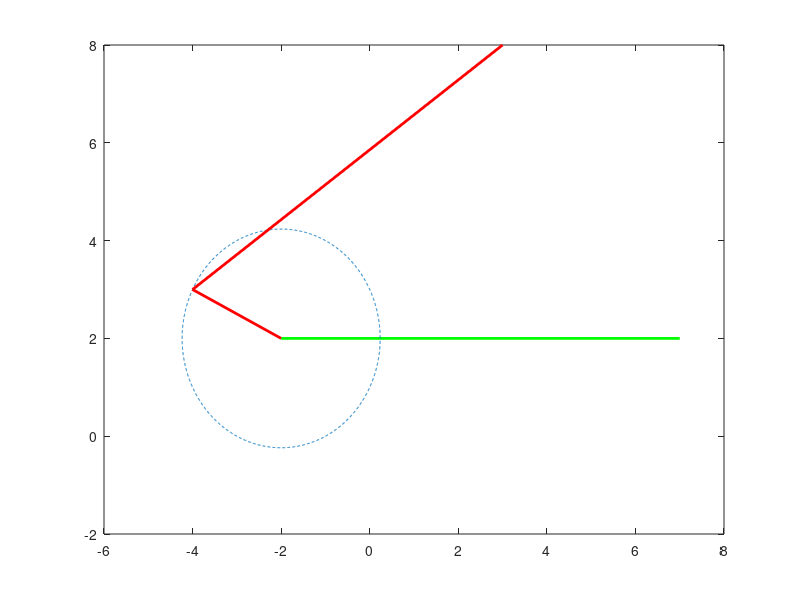

MATLAB code for this plot: (Note: this script raises an error after producing the figure.)
 %%%%%%%%% Path Generation Three Precision Point Problem without Prescribed Timing %%%%%%%%%%
% Fixed line A0B0
a0x=-2;%a0x=input('Enter x coordinate of A0 point=');
a0y=2;%a0y=input('Enter y coordinate of A0 point=');
b0x=7;%b0x=input('Enter x coordinate of B0 point=');
b0y=2;%b0y=input('Enter y coordinate of B0 point=');

% Different Position
p1x=3;%p1x=input('Enter x coordinate of P1 point=');
p1y=8;%p1y=input('Enter y coordinate of P1 point=');

p2x=4;%p2x=input('Enter x coordinate of P2 point=');
p2y=8.5;%p2y=input('Enter y coordinate of P2 point=');

p3x=5;%p3x=input('Enter x coordinate of P3 point=');
p3y=8.2;%p3y=input('Enter y coordinate of P3 point=');

a1x=-4;%p3x=input('Enter x coordinate of A1 point=');
a1y=3;%p3y=input('Enter y coordinate of A1 point=');

% Connect different links
A0B0x=[a0x,b0x];
A0B0y=[a0y,b0y];

% Mechanism Ploting
plot(A0B0x,A0B0y,'green','LineWidth',2);
hold on

% Crank and Crank circle Plotting
A0A1x=[a0x,a1x];
A0A1y=[a0y,a1y];
CrankLength=((a0x-a1x)^2+(a0y-a1y)^2)^0.5;
alpha=0:pi/1000:2*pi;
a0xc=CrankLength*cos(alpha)+a0x;
a0yc=CrankLength*sin(alpha)+a0y;
plot(a0xc,a0yc,'--');
hold on

% Connecting A1P1
APLength=((a1x-p1x)^2+(a1y-p1y)^2)^0.5;
plot(A0A1x,A0A1y,'r','LineWidth',2);
hold on
A1P1x=[a1x,p1x];
A1P1y=[a1y,p1y];
plot(A1P1x,A1P1y,'r','LineWidth',2);
hold on

% Connecting A2P2
C1=[p2x,p2y];
C2=[a0x,a0y];
R1=APLength;
R2=CrankLength;
F=@(x) ([(x(1)-C1(1))^2+(x(2)-C1(2))^2-R1^2; ...
         (x(1)-C2(1))^2+(x(2)-C2(2))^2-R2^2]);
opt=optimoptions(@fsolve);
opt.Algorithm='levenberg-marquardt';
opt.Display='off';
x=fsolve(F,[C1(1),C1(1)+R1],opt);
fprintf('First intersection point for A2P2 line: (%f,%f)\n',x(1),x(2));
a2x=x(1);
a2y=x(2);
plot(a2x,a2y,'r*','MarkerSize',3);
x=fsolve(F,[C1(1),C1(1)-R1],opt);
fprintf('Second intersection point for A2P2 line: (%f,%f)\n',x(1),x(2));
plot(x(1),x(2),'r*','MarkerSize',3);
hold on

A0A2x=[a0x,a2x];
A0A2y=[a0y,a2y];
plot(A0A2x,A0A2y,'y','LineWidth',2);
hold on
A2P2x=[a2x,p2x];
A2P2y=[a2y,p2y];
plot(A2P2x,A2P2y,'y','LineWidth',2);
hold on

% Connecting A3P3
C1=[p3x,p3y];
C2=[a0x,a0y];
R1=APLength;
R2=CrankLength;
F=@(x) ([(x(1)-C1(1))^2+(x(2)-C1(2))^2-R1^2; ...
         (x(1)-C2(1))^2+(x(2)-C2(2))^2-R2^2]);
opt=optimoptions(@fsolve);
opt.Algorithm='levenberg-marquardt';
opt.Display='off';
x=fsolve(F,[C1(1),C1(1)+R1],opt);
fprintf('First intersection point for A3P3 line: (%f,%f)\n',x(1),x(2));
a3x=x(1);
a3y=x(2);
plot(a3x,a3y,'r*','MarkerSize',3);
hold on
x=fsolve(F,[C1(1),C1(1)-R1],opt);
fprintf('Second intersection point for A3P3 line: (%f,%f)\n',x(1),x(2));
plot(x(1),x(2),'r*','MarkerSize',3);
hold on

A0A3x=[a0x,a3x];
A0A3y=[a0y,a3y];
plot(A0A3x,A0A3y,'m','LineWidth',2);
hold on
A3P3x=[a3x,p3x];
A3P3y=[a3y,p3y];
plot(A3P3x,A3P3y,'m','LineWidth',2);
hold on

% For finding B02 point by intersection method
P2B0Length=((p2x-b0x)^2+(p2y-b0y)^2)^0.5;   % P2A2B0 similar triangle with P1A1B02
A2B0Length=((a2x-b0x)^2+(a2y-b0y)^2)^0.5;
R1=P2B0Length;
R2=A2B0Length;
C1=[p1x,p1y];
C2=[a1x,a1y];
F=@(x) ([(x(1)-C1(1))^2+(x(2)-C1(2))^2-R1^2; ...
         (x(1)-C2(1))^2+(x(2)-C2(2))^2-R2^2]);
opt=optimoptions(@fsolve);
opt.Algorithm='levenberg-marquardt';
opt.Display='off';
x=fsolve(F,[C1(1),C1(1)+R1],opt);
fprintf('First intersection point for B02 point: (%f,%f)\n',x(1),x(2));
x=fsolve(F,[C1(1),C1(1)-R1],opt);
fprintf('Second intersection point for B02 line: (%f,%f)\n',x(1),x(2));
b02x=x(1);
b02y=x(2);
disp(b02x);
plot(b02x,b02y,'r*','MarkerSize',3);
hold on

% Finding B03 pint by intersection method
P3B0Length=((p3x-b0x)^2+(p3y-b0y)^2)^0.5;
A3B0Length=((a3x-b0x)^2+(a3y-b0y)^2)^0.5;
R1=P3B0Length;
R2=A3B0Length;
C1=[p1x,p1y];
C2=[a1x,a1y];
F=@(x) ([(x(1)-C1(1))^2+(x(2)-C1(2))^2-R1^2; ...
         (x(1)-C2(1))^2+(x(2)-C2(2))^2-R2^2]);
opt=optimoptions(@fsolve);
opt.Algorithm='levenberg-marquardt';
opt.Display='off';
x=fsolve(F,[C1(1),C1(1)+R1],opt);
fprintf('First intersection point for B03 point: (%f,%f)\n',x(1),x(2));
x=fsolve(F,[C1(1),C1(1)-R1],opt);
fprintf('Second intersection point for B03 line: (%f,%f)\n',x(1),x(2));
b03x=x(1);
b03y=x(2);
disp(b03x);
plot(b03x,b03y,'r*','MarkerSize',3);
hold on

% Connecting B0B02 and B02B03 line 
B0B02x=[b0x,b02x];
B0B02y=[b0y,b02y];
plot(B0B02x,B0B02y,'--');
hold on
B02B03x=[b02x,b03x];
B02B03y=[b02y,b03y];
plot(B02B03x,B02B03y,'--');
hold on

% Lets find the B1 point by using perpendicular bisector method
b0b02xCenter=(b0x+b02x)/2;
b0b02yCenter=(b0y+b02y)/2;
plot(b0b02xCenter,b0b02yCenter, 'r*', 'MarkerSize', 3);
hold on

b02b03xCenter=(b02x+b03x)/2;
b02b03yCenter=(b02y+b03y)/2;
plot(b02b03xCenter,b02b03yCenter, 'r*', 'MarkerSize', 3);
hold on

mb0b02=(b0y-b02y)/(b0x-b02x);
disp(mb0b02);
mb0b02_ortho=-(1/mb0b02);
disp(mb0b02_ortho);
x=-8:0.1:15;
y_ortho3=mb0b02_ortho*(x-b0b02xCenter)+b0b02yCenter;
plot(x,y_ortho3);
hold on

mb02b03=(b02y-b03y)/(b02x-b03x);
disp(mb02b03);
mb02b03_ortho=-(1/mb02b03);
disp(mb02b03_ortho);
x=-8:0.1:15;
y_ortho4=mb02b03_ortho*(x-b02b03xCenter)+b02b03yCenter;
plot(x,y_ortho4);
hold on

eqns_function=@(var)[var(1)-(mb0b02_ortho)*(var(2)-b0b02xCenter)-b0b02yCenter;
                     var(1)-(mb02b03_ortho)*(var(2)-b02b03xCenter)-b02b03yCenter];
initials=[0;0];
solns=fsolve(eqns_function,initials,...
             optimoptions('fsolve','Display','off'))       
b1y=solns(1);
b1x=solns(2);
plot(b1x,b1y,'r*','MarkerSize',3);
hold on

% Connecting Follower Link
B0B1x=[b0x,b1x];
B0B1y=[b0y,b1y];
plot(B0B1x,B0B1y,'r','LineWidth',2);
hold on
A1B1x=[a1x,b1x];
A1B1y=[a1y,b1y];
plot(A1B1x,A1B1y,'r','LineWidth',2);
hold on
P1B1x=[p1x,b1x];
P1B1y=[p1y,b1y];
plot(P1B1x,P1B1y,'r','LineWidth',2);
hold on

FollowerLength=((b0x-b1x)^2+(b0y-b1y)^2)^0.5;
% Circle for follower link
alpha=0:pi/1000:2*pi;
b0xc=FollowerLength*cos(alpha)+b0x;
b0yc=FollowerLength*sin(alpha)+b0y;
plot(b0xc,b0yc,'--');
hold on

% Length of P1B1
P1B1Length=((p1x-b1x)^2+(p1y-b1y)^2)^0.5;

% Connecting P2B2
C1=[p2x,p2y];
C2=[b0x,b0y];
R1=P1B1Length;
R2=FollowerLength;
F=@(x) ([(x(1)-C1(1))^2+(x(2)-C1(2))^2-R1^2; ...
         (x(1)-C2(1))^2+(x(2)-C2(2))^2-R2^2]);
opt=optimoptions(@fsolve);
opt.Algorithm='levenberg-marquardt';
opt.Display='off';
x=fsolve(F,[C1(1),C1(1)+R1],opt);
fprintf('First intersection point for P2B2 line: (%f,%f)\n',x(1),x(2));
b2x=x(1);
b2y=x(2);
plot(b2x,b2y,'r*','MarkerSize',3);
hold on
x=fsolve(F,[C1(1),C1(1)-R1],opt);
fprintf('Second intersection point for P2B2 line: (%f,%f)\n',x(1),x(2));
plot(x(1),x(2),'r*','MarkerSize',3);
hold on

B0B2x=[b0x,b2x];
B0B2y=[b0y,b2y];
plot(B0B2x,B0B2y,'y','LineWidth',2);
hold on
A2B2x=[a2x,b2x];
A2B2y=[a2y,b2y];
plot(A2B2x,A2B2y,'y','LineWidth',2);
hold on
P2B2x=[p2x,b2x];
P2B2y=[p2y,b2y];
plot(P2B2x,P2B2y,'y','LineWidth',2);
hold on

% Connecting P3B3
C1=[p3x,p3y];
C2=[b0x,b0y];
R1=P1B1Length;
R2=FollowerLength;
F=@(x) ([(x(1)-C1(1))^2+(x(2)-C1(2))^2-R1^2; ...
         (x(1)-C2(1))^2+(x(2)-C2(2))^2-R2^2]);
opt=optimoptions(@fsolve);
opt.Algorithm='levenberg-marquardt';
opt.Display='off';
x=fsolve(F,[C1(1),C1(1)+R1],opt);
fprintf('First intersection point for P2B2 line: (%f,%f)\n',x(1),x(2));
b3x=x(1);
b3y=x(2);
plot(b3x,b3y,'r*','MarkerSize',3);
hold on
x=fsolve(F,[C1(1),C1(1)-R1],opt);
fprintf('Second intersection point for P2B2 line: (%f,%f)\n',x(1),x(2));
plot(x(1),x(2),'r*','MarkerSize',3);
hold on

B0B3x=[b0x,b3x];
B0B3y=[b0y,b3y];
plot(B0B3x,B0B3y,'m','LineWidth',2);
hold on
A3B3x=[a3x,b3x];
A3B3y=[a3y,b3y];
plot(A3B3x,A3B3y,'m','LineWidth',2);
hold on
P3B3x=[p3x,b3x];
P3B3y=[p3y,b3y];
plot(P3B3x,P3B3y,'m','LineWidth',2);
hold on

A1P1Length=((a1x-p1x)^2+(a1y-p1y)^2)^0.5;
P1B1Length=((p1x-b1x)^2+(p1y-b1y)^2)^0.5;
A1B1Length=((a1x-b1x)^2+(a1y-b1y)^2)^0.5;
fprintf('A1P1Length=%f\t\tP1B1Length=%f\t\tA1B1Length=%f\n',A1P1Length,P1B1Length,A1B1Length);

A2P2Length=((a2x-p2x)^2+(a2y-p2y)^2)^0.5;
P2B2Length=((p2x-b2x)^2+(p2y-b2y)^2)^0.5;
A2B2Length=((a2x-b2x)^2+(a2y-b2y)^2)^0.5;
fprintf('A2P2Length=%f\t\tP2B2Length=%f\t\tA2B2Length=%f\n',A2P2Length,P2B2Length,A2B2Length);

A3P3Length=((a3x-p3x)^2+(a3y-p3y)^2)^0.5;
P3B3Length=((p3x-b3x)^2+(p3y-b3y)^2)^0.5;
A3B3Length=((a3x-b3x)^2+(a3y-b3y)^2)^0.5;
fprintf('A3P3Length=%f\t\tP3B3Length=%f\t\tA3B3Length=%f\n',A3P3Length,P3B3Length,A3B3Length);
disp(CrankLength);
disp(FollowerLength);
disp(b1x);
disp(b1y);


axis([-10 10 0 10])
axis('equal')